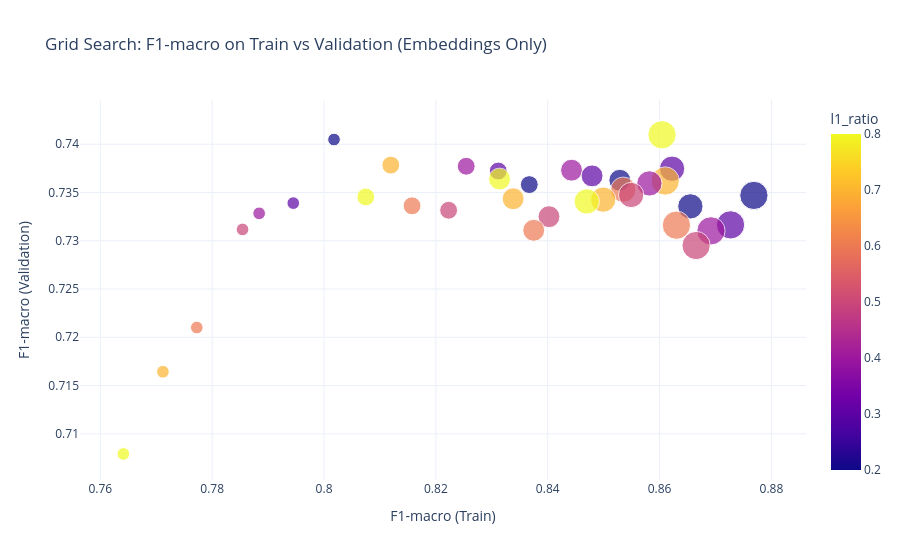

The notebook cell this image was saved under:
### Code cell
import plotly.express as px

# -----------------------------
# Scatter plot for hyperparameter search results
# -----------------------------

fig = px.scatter(
    df_results,
    x="f1_train_mean",
    y="f1_val_mean",
    color="l1_ratio",
    size="C",
    hover_data=["l1_ratio", "C"],
    title="Grid Search: F1-macro on Train vs Validation (Embeddings Only)"
)

# -----------------------------
# Layout
# -----------------------------

fig.update_layout(
    xaxis_title="F1-macro (Train)",
    yaxis_title="F1-macro (Validation)",
    template="plotly_white"
)

fig.show()

### Figure 1 — Plotly figure (JSON) as saved in the notebook; plotly's stock layout.template omitted (floating-point values rounded to 4 significant figures)
{"data": [{"customdata": [[0.8, 2.5], [0.2, 0.5], [0.7, 1.0], [0.4, 1.0], [0.3, 2.0], [0.4, 1.5], [0.3, 1.0], [0.3, 1.5], [0.8, 1.5], [0.2, 1.5], [0.7, 2.5], [0.4, 2.0], [0.2, 1.0], [0.6, 2.0], [0.5, 2.0], [0.2, 2.5], [0.8, 1.0], [0.7, 1.5], [0.7, 2.0], [0.8, 2.0], [0.3, 0.5], [0.6, 1.0], [0.2, 2.0], [0.5, 1.0], [0.4, 0.5], [0.5, 1.5], [0.3, 2.5], [0.6, 2.5], [0.5, 0.5], [0.6, 1.5], [0.4, 2.5], [0.5, 2.5], [0.6, 0.5], [0.7, 0.5], [0.8, 0.5]], "hovertemplate": "f1_train_mean=%{x}<br>f1_val_mean=%{y}<br>C=%{customdata[1]}<br>l1_ratio=%{marker.color}<extra></extra>", "legendgroup": "", "marker": {"color": [0.8, 0.2, 0.7, 0.4, 0.3, 0.4, 0.3, 0.3, 0.8, 0.2, 0.7, 0.4, 0.2, 0.6, 0.5, 0.2, 0.8, 0.7, 0.7, 0.8, 0.3, 0.6, 0.2, 0.5, 0.4, 0.5, 0.3, 0.6, 0.5, 0.6, 0.4, 0.5, 0.6, 0.7, 0.8], "coloraxis": "coloraxis", "size": [2.5, 0.5, 1.0, 1.0, 2.0, 1.5, 1.0, 1.5, 1.5, 1.5, 2.5, 2.0, 1.0, 2.0, 2.0, 2.5, 1.0, 1.5, 2.0, 2.0, 0.5, 1.0, 2.0, 1.0, 0.5, 1.5, 2.5, 2.5, 0.5, 1.5, 2.5, 2.5, 0.5, 0.5, 0.5], "sizemode": "area", "sizeref": 0.00625, "symbol": "circle"}, "mode": "markers", "name": "", "orientation": "v", "showlegend": false, "type": "scatter", "x": [0.8604, 0.8018, 0.8119, 0.8254, 0.8622, 0.8443, 0.8311, 0.8479, 0.8314, 0.8529, 0.861, 0.8582, 0.8367, 0.8535, 0.8549, 0.8769, 0.8075, 0.8338, 0.8499, 0.847, 0.7945, 0.8157, 0.8655, 0.8223, 0.7884, 0.8402, 0.8727, 0.863, 0.7854, 0.8375, 0.8692, 0.8665, 0.7772, 0.7712, 0.7641], "xaxis": "x", "y": [0.741, 0.7405, 0.7378, 0.7377, 0.7375, 0.7373, 0.7372, 0.7367, 0.7364, 0.7363, 0.7362, 0.7359, 0.7358, 0.7353, 0.7347, 0.7347, 0.7345, 0.7343, 0.7343, 0.7341, 0.7339, 0.7336, 0.7336, 0.7332, 0.7328, 0.7325, 0.7316, 0.7316, 0.7312, 0.7311, 0.731, 0.7295, 0.721, 0.7164, 0.7079], "yaxis": "y"}], "layout": {"coloraxis": {"colorbar": {"title": {"text": "l1_ratio"}}, "colorscale": [[0, "#0d0887"], [0.1111, "#46039f"], [0.2222, "#7201a8"], [0.3333, "#9c179e"], [0.4444, "#bd3786"], [0.5556, "#d8576b"], [0.6667, "#ed7953"], [0.7778, "#fb9f3a"], [0.8889, "#fdca26"], [1, "#f0f921"]]}, "legend": {"itemsizing": "constant", "tracegroupgap": 0}, "title": {"text": "Grid Search: F1-macro on Train vs Validation (Embeddings Only)"}, "xaxis": {"anchor": "y", "domain": [0, 1], "title": {"text": "F1-macro (Train)"}}, "yaxis": {"anchor": "x", "domain": [0, 1], "title": {"text": "F1-macro (Validation)"}}}}
